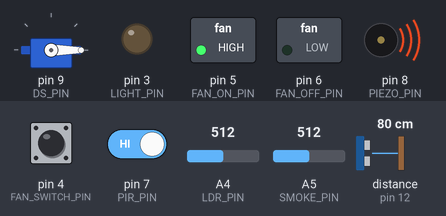
A sketch run on a simulated Arduino Uno, built with avr-gcc and run on an emulated ATmega328P. Parts: servo, switched loads named in the sketch (green lamp = pin HIGH), output pins drawn as LEDs (lit = HIGH), buzzer (waves = sounding, pin HIGH). Wiring (inferred from the names in the program): ultrasonic range finder: trigger pin 12; echo pin 12. The test bench sets the inputs (shaded band); at power-on: distance to the obstacle (sensor on pin 12) 80 cm, A4 (LDR_PIN) = 512, A5 (SMOKE_PIN) = 512, pin 7 (PIR_PIN) HIGH, pin 4 (FAN_SWITCH_PIN) LOW. The echo pulse lasts 58.3 µs per cm.

Above: at 1.2 s.
1.3 s: distance to the obstacle (sensor on pin 12) set to 54 cm
2.8 s: distance to the obstacle (sensor on pin 12) set to 47 cm
At 3.3 s:
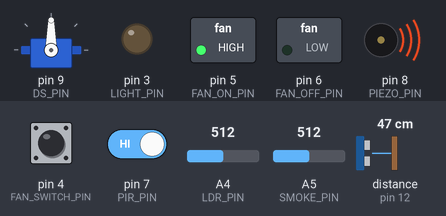
4.3 s: A4 (LDR_PIN) set to 485
At 5.5 s:
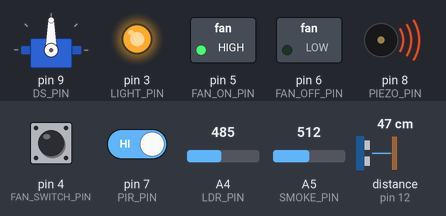
5.8 s: A5 (SMOKE_PIN) set to 213
7.3 s: A5 (SMOKE_PIN) set to 192
At 7.8 s:
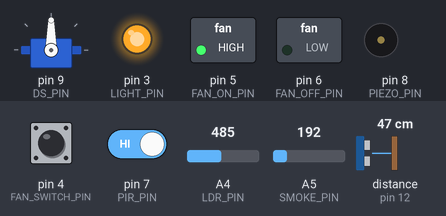
8.8 s: pin 7 (PIR_PIN) driven LOW
At 10.1 s:
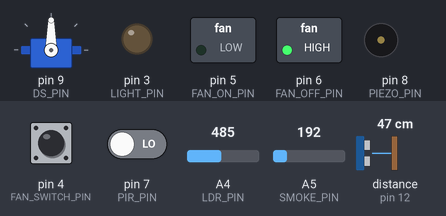
Timing chart, 0 to 11.3 s (numbered marks = the images above; inputs shaded):
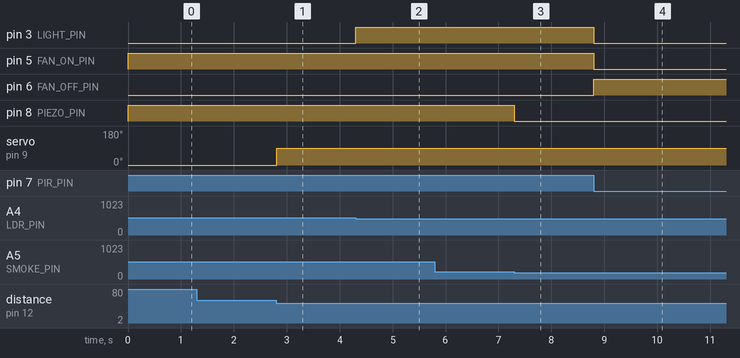

Measured:
- the behaviour switches between 51 and 50 cm on distance to the obstacle (sensor on pin 12) (found by bisection; images 0 and 1)
- the behaviour switches between 501 and 500 on A4 (LDR_PIN) (found by bisection; images 1 and 2)
- the behaviour switches between 201 and 200 on A5 (SMOKE_PIN) (found by bisection; images 2 and 3)
- after the input at 1.3 s, every drawn part: stays the same
- after the input at 2.8 s, servo on pin 9 (DS_PIN): 0° → 90° at once
- after the input at 4.3 s, pin 3 (LIGHT_PIN): LOW → HIGH at once
- after the input at 5.8 s, every drawn part: stays the same
- after the input at 7.3 s, pin 8 (PIEZO_PIN): HIGH → LOW at once
- after the input at 8.8 s, pin 3 (LIGHT_PIN), pin 5 (FAN_ON_PIN): HIGH → LOW at once; pin 6 (FAN_OFF_PIN): LOW → HIGH at once

The sketch:

Code.ino
```cpp
#include <Servo.h>

// Acts as both trig(input) and echo(output) of the Ultrasonic sensor
const int US_PIN = 12;
Servo doorServo;
const int DS_PIN = 9;
const int SMOKE_PIN = A5;
const int PIEZO_PIN = 8;
const int PIR_PIN = 7;
const int FAN_OFF_PIN = 6;
const int FAN_ON_PIN = 5;
const int FAN_SWITCH_PIN = 4;
const int LDR_PIN = A4;
const int LIGHT_PIN = 3;

void setup() {
  pinMode(PIR_PIN, INPUT);
  pinMode(FAN_SWITCH_PIN, INPUT);
  pinMode(LDR_PIN, INPUT);
  pinMode(PIEZO_PIN, OUTPUT);
  pinMode(FAN_ON_PIN, OUTPUT);
  pinMode(FAN_OFF_PIN, OUTPUT);
  pinMode(LIGHT_PIN, OUTPUT);

  doorServo.write(0);
  doorServo.attach(DS_PIN);

  Serial.begin(9600);
}

double getDistanceOfObject() {
  pinMode(US_PIN, OUTPUT);

  // Clear trig pin
  digitalWrite(US_PIN, LOW);
  delayMicroseconds(2);

  // Set trig pin to HIGH for 10 Microseconds to trigger the
  // sensor to emit an 8 cycle sonic pulse that travels at the
  // speed of sound (343 m/s) or (343 * 10^-4 cm/microseconds)
  digitalWrite(US_PIN, HIGH);
  delayMicroseconds(10);
  digitalWrite(US_PIN, LOW);

  // Start the timer and stop when the incoming pulse turns HIGH
  pinMode(US_PIN, INPUT);
  unsigned long duration = pulseIn(US_PIN, HIGH); // Microseconds

  // 2 * s = v * t
  return (0.0344 * duration) / 2;
}

void automateDoor() {
  double distance = getDistanceOfObject();
  if (distance < 50) {
  	doorServo.write(90);
  } else {
  	doorServo.write(0);
  }
}

void detectSmoke() {
  int smokeVal = analogRead(SMOKE_PIN);
  if (smokeVal > 200) {
  	digitalWrite(PIEZO_PIN, HIGH);
  } else {
    digitalWrite(PIEZO_PIN, LOW);
  }
}

void automateFan() {
  bool fanState = digitalRead(PIR_PIN) || digitalRead(FAN_SWITCH_PIN);
  digitalWrite(FAN_ON_PIN, fanState);
  digitalWrite(FAN_OFF_PIN, !fanState);

  delayMicroseconds(10);
}

void automateLight() {
  double ldrValue = analogRead(LDR_PIN);
  if (ldrValue > 500) {
  	digitalWrite(LIGHT_PIN, LOW);
  } else {
  	digitalWrite(LIGHT_PIN, digitalRead(PIR_PIN));
  }
}

void loop() {
  pinMode(US_PIN, OUTPUT);

  automateDoor();
  detectSmoke();
  automateFan();
  automateLight();
}
```
